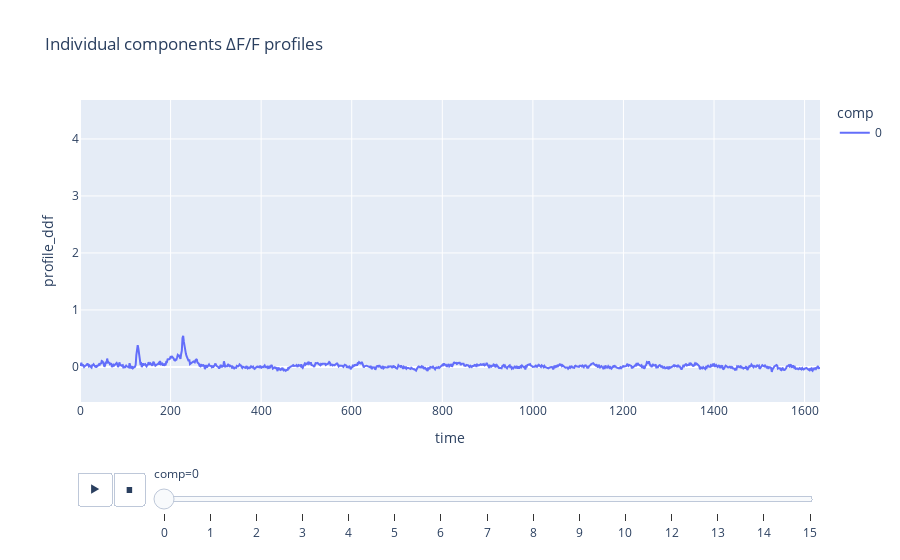

Notebook source saved alongside this figure:
### Markdown cell above
#### Data uploading

### Code cell
samp_name = 'A0005'
samp_path = os.path.join(''.join(sys.path[0].split('neuro')), 'data_neuro', samp_name)

# sample YAML metadata file uploading
with open(f'{samp_path}/{samp_name}_stim.yaml') as f:
    samp_meta = yaml.safe_load(f)

# sample data frame uploading
pre_df = pd.read_csv(f'{samp_path}/{samp_name}_pre_comp_df.csv')
pre_arr, _ = norm_prof_to_arr(pre_df)
print(pre_arr.shape)
print(pre_df.head())
ctrl_plot(pre_df)

# post_path = f'{samp_path}/{samp_name}_post_comp.csv'

### Figure 1 — Plotly figure (JSON) as saved in the notebook; plotly's stock layout.template omitted (floating-point values rounded to 4 significant figures; data arrays with more than 128 entries replaced by an {"elided": "..."} marker saying what was removed)
{"data": [{"hovertemplate": "comp=0<br>time=%{x}<br>profile_ddf=%{y}<extra></extra>", "legendgroup": "0", "line": {"color": "#636efa", "dash": "solid"}, "marker": {"symbol": "circle"}, "mode": "lines", "name": "0", "orientation": "v", "showlegend": true, "type": "scatter", "x": {"elided": "1091 float values"}, "xaxis": "x", "y": {"elided": "1091 float values"}, "yaxis": "y"}], "layout": {"legend": {"title": {"text": "comp"}, "tracegroupgap": 0}, "sliders": [{"active": 0, "currentvalue": {"prefix": "comp="}, "len": 0.9, "pad": {"b": 10, "t": 60}, "steps": [{"args": [["0"], {"frame": {"duration": 0, "redraw": false}, "fromcurrent": true, "mode": "immediate", "transition": {"duration": 0, "easing": "linear"}}], "label": "0", "method": "animate"}, {"args": [["1"], {"frame": {"duration": 0, "redraw": false}, "fromcurrent": true, "mode": "immediate", "transition": {"duration": 0, "easing": "linear"}}], "label": "1", "method": "animate"}, {"args": [["2"], {"frame": {"duration": 0, "redraw": false}, "fromcurrent": true, "mode": "immediate", "transition": {"duration": 0, "easing": "linear"}}], "label": "2", "method": "animate"}, {"args": [["3"], {"frame": {"duration": 0, "redraw": false}, "fromcurrent": true, "mode": "immediate", "transition": {"duration": 0, "easing": "linear"}}], "label": "3", "method": "animate"}, {"args": [["4"], {"frame": {"duration": 0, "redraw": false}, "fromcurrent": true, "mode": "immediate", "transition": {"duration": 0, "easing": "linear"}}], "label": "4", "method": "animate"}, {"args": [["5"], {"frame": {"duration": 0, "redraw": false}, "fromcurrent": true, "mode": "immediate", "transition": {"duration": 0, "easing": "linear"}}], "label": "5", "method": "animate"}, {"args": [["6"], {"frame": {"duration": 0, "redraw": false}, "fromcurrent": true, "mode": "immediate", "transition": {"duration": 0, "easing": "linear"}}], "label": "6", "method": "animate"}, {"args": [["7"], {"frame": {"duration": 0, "redraw": false}, "fromcurrent": true, "mode": "immediate", "transition": {"duration": 0, "easing": "linear"}}], "label": "7", "method": "animate"}, {"args": [["8"], {"frame": {"duration": 0, "redraw": false}, "fromcurrent": true, "mode": "immediate", "transition": {"duration": 0, "easing": "linear"}}], "label": "8", "method": "animate"}, {"args": [["9"], {"frame": {"duration": 0, "redraw": false}, "fromcurrent": true, "mode": "immediate", "transition": {"duration": 0, "easing": "linear"}}], "label": "9", "method": "animate"}, {"args": [["10"], {"frame": {"duration": 0, "redraw": false}, "fromcurrent": true, "mode": "immediate", "transition": {"duration": 0, "easing": "linear"}}], "label": "10", "method": "animate"}, {"args": [["12"], {"frame": {"duration": 0, "redraw": false}, "fromcurrent": true, "mode": "immediate", "transition": {"duration": 0, "easing": "linear"}}], "label": "12", "method": "animate"}, {"args": [["13"], {"frame": {"duration": 0, "redraw": false}, "fromcurrent": true, "mode": "immediate", "transition": {"duration": 0, "easing": "linear"}}], "label": "13", "method": "animate"}, {"args": [["14"], {"frame": {"duration": 0, "redraw": false}, "fromcurrent": true, "mode": "immediate", "transition": {"duration": 0, "easing": "linear"}}], "label": "14", "method": "animate"}, {"args": [["15"], {"frame": {"duration": 0, "redraw": false}, "fromcurrent": true, "mode": "immediate", "transition": {"duration": 0, "easing": "linear"}}], "label": "15", "method": "animate"}], "x": 0.1, "xanchor": "left", "y": 0, "yanchor": "top"}], "title": {"text": "Individual components ΔF/F profiles"}, "updatemenus": [{"buttons": [{"args": [null, {"frame": {"duration": 500, "redraw": false}, "fromcurrent": true, "mode": "immediate", "transition": {"duration": 500, "easing": "linear"}}], "label": "&#9654;", "method": "animate"}, {"args": [[null], {"frame": {"duration": 0, "redraw": false}, "fromcurrent": true, "mode": "immediate", "transition": {"duration": 0, "easing": "linear"}}], "label": "&#9724;", "method": "animate"}], "direction": "left", "pad": {"r": 10, "t": 70}, "showactive": false, "type": "buttons", "x": 0.1, "xanchor": "right", "y": 0, "yanchor": "top"}], "xaxis": {"anchor": "y", "domain": [0, 1], "title": {"text": "time"}}, "yaxis": {"anchor": "x", "domain": [0, 1], "range": [-0.6147, 4.683], "title": {"text": "profile_ddf"}}}}
